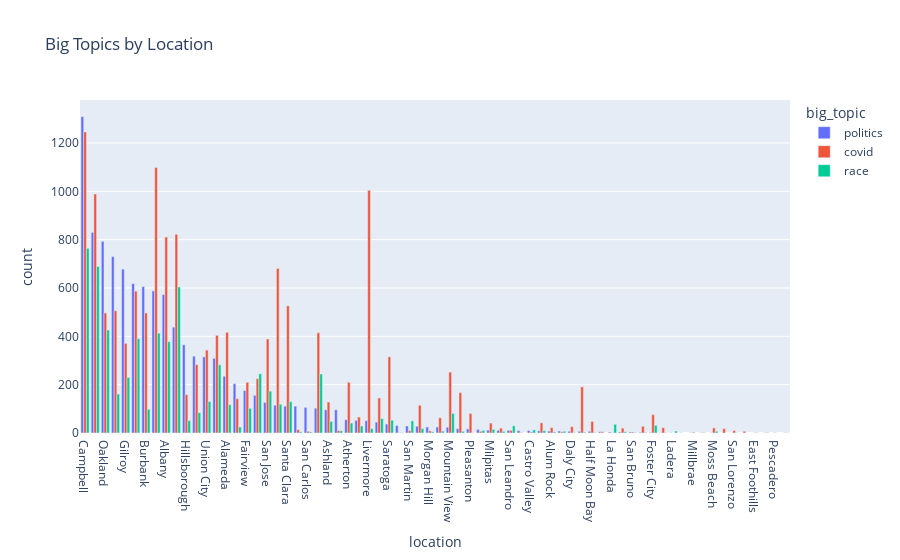

The notebook cell this image was saved under:
### Code cell
summaries.sort_values("count", ascending=False, inplace=True)
fig = px.bar(summaries,
                 x="location", 
                 y="count", 
                 color="big_topic",
                 barmode="group",
                 title="Big Topics by Location"
            )
fig.show()

### Figure 1 — Plotly figure (JSON) as saved in the notebook; plotly's stock layout.template omitted (floating-point values rounded to 4 significant figures)
{"data": [{"alignmentgroup": "True", "hovertemplate": "big_topic=politics<br>location=%{x}<br>count=%{y}<extra></extra>", "legendgroup": "politics", "marker": {"color": "#636efa"}, "name": "politics", "offsetgroup": "politics", "orientation": "v", "showlegend": true, "textposition": "auto", "type": "bar", "x": ["Campbell", "Stanford", "Oakland", "Hayward", "Gilroy", "San Francisco", "Burbank", "Dublin", "Albany", "Berkeley", "Hillsborough", "Belmont", "Union City", "Newark", "Alameda", "Piedmont", "Fairview", "Fremont", "San Jose", "Brisbane", "Santa Clara", "Redwood City", "San Carlos", "Loyola", "Ashland", "Burlingame", "Atherton", "San Mateo", "Livermore", "Palo Alto", "Saratoga", "Monte Sereno", "San Martin", "Pacifica", "Morgan Hill", "Woodside", "Mountain View", "Menlo Park", "Pleasanton", "Sunnyvale", "Milpitas", "Cupertino", "San Leandro", "Sunol", "Castro Valley", "South San Francisco", "Alum Rock", "Los Altos", "Daly City", "Broadmoor", "Half Moon Bay", "Montara", "La Honda", "Los Gatos", "San Bruno", "Emeryville", "Foster City", "East Palo Alto", "Ladera", "Los Altos Hills", "Millbrae", "Portola Valley", "Moss Beach"], "xaxis": "x", "y": [1309, 830, 793, 730, 678, 618, 606, 588, 573, 438, 365, 318, 315, 309, 235, 204, 176, 156, 127, 115, 111, 111, 106, 103, 96, 96, 55, 52, 51, 45, 37, 31, 29, 28, 25, 25, 24, 18, 17, 15, 12, 11, 11, 10, 10, 9, 8, 8, 7, 7, 7, 5, 4, 4, 4, 3, 2, 1, 1, 1, 1, 1, 1], "yaxis": "y"}, {"alignmentgroup": "True", "hovertemplate": "big_topic=covid<br>location=%{x}<br>count=%{y}<extra></extra>", "legendgroup": "covid", "marker": {"color": "#EF553B"}, "name": "covid", "offsetgroup": "covid", "orientation": "v", "showlegend": true, "textposition": "auto", "type": "bar", "x": ["Campbell", "Dublin", "Livermore", "Stanford", "Berkeley", "Albany", "Brisbane", "San Francisco", "Santa Clara", "Hayward", "Burbank", "Oakland", "Alameda", "Loyola", "Newark", "San Jose", "Gilroy", "Union City", "Saratoga", "Belmont", "Mountain View", "Fremont", "Fairview", "Atherton", "Broadmoor", "Menlo Park", "Hillsborough", "Palo Alto", "Piedmont", "Ashland", "Pacifica", "Pleasanton", "Foster City", "San Mateo", "Woodside", "Half Moon Bay", "South San Francisco", "Milpitas", "Emeryville", "Daly City", "East Palo Alto", "Alum Rock", "Moss Beach", "Cupertino", "Los Gatos", "North Fair Oaks", "Redwood City", "San Leandro", "Burlingame", "San Martin", "San Lorenzo", "Morgan Hill", "Sunnyvale", "Cherryland", "San Carlos", "Montara", "Los Altos", "Castro Valley", "San Bruno", "Millbrae", "Portola Valley", "Sunol", "East Foothills", "Colma", "Pescadero", "La Honda", "Monte Sereno", "Lexington Hills"], "xaxis": "x", "y": [1246, 1099, 1004, 989, 822, 811, 681, 587, 526, 506, 497, 497, 417, 415, 404, 389, 371, 343, 315, 283, 252, 225, 210, 210, 191, 167, 159, 145, 142, 128, 115, 81, 76, 66, 63, 48, 42, 41, 28, 26, 22, 22, 21, 20, 20, 18, 14, 11, 10, 10, 10, 9, 7, 7, 7, 5, 5, 4, 4, 3, 2, 2, 1, 1, 1, 1, 1, 1], "yaxis": "y"}, {"alignmentgroup": "True", "hovertemplate": "big_topic=race<br>location=%{x}<br>count=%{y}<extra></extra>", "legendgroup": "race", "marker": {"color": "#00cc96"}, "name": "race", "offsetgroup": "race", "orientation": "v", "showlegend": true, "textposition": "auto", "type": "bar", "x": ["Campbell", "Stanford", "Berkeley", "Oakland", "Dublin", "San Francisco", "Albany", "Newark", "Fremont", "Loyola", "Gilroy", "San Jose", "Hayward", "Santa Clara", "Union City", "Brisbane", "Alameda", "Fairview", "Burbank", "Belmont", "Mountain View", "Palo Alto", "Saratoga", "Hillsborough", "San Martin", "Ashland", "Atherton", "La Honda", "Foster City", "San Leandro", "San Mateo", "Piedmont", "Livermore", "Pacifica", "Milpitas", "Castro Valley", "Sunnyvale", "South San Francisco", "Burlingame", "Woodside", "Ladera", "Menlo Park", "Cupertino", "Los Altos", "Moss Beach", "Los Gatos", "Redwood City", "Morgan Hill", "San Carlos", "Alum Rock", "Broadmoor", "San Bruno", "Colma", "Half Moon Bay", "Monte Sereno", "Emeryville", "Daly City", "East Foothills", "East Palo Alto", "Lexington Hills", "San Lorenzo", "Pleasanton"], "xaxis": "x", "y": [764, 689, 604, 426, 413, 390, 378, 282, 245, 244, 230, 173, 161, 130, 130, 119, 117, 102, 98, 84, 81, 60, 53, 51, 50, 48, 41, 36, 32, 30, 29, 25, 18, 18, 15, 13, 11, 10, 9, 8, 8, 7, 7, 7, 7, 5, 5, 5, 4, 4, 3, 2, 2, 2, 2, 2, 1, 1, 1, 1, 1, 1], "yaxis": "y"}], "layout": {"barmode": "group", "legend": {"title": {"text": "big_topic"}, "tracegroupgap": 0}, "title": {"text": "Big Topics by Location"}, "xaxis": {"anchor": "y", "domain": [0, 1], "title": {"text": "location"}}, "yaxis": {"anchor": "x", "domain": [0, 1], "title": {"text": "count"}}}}
